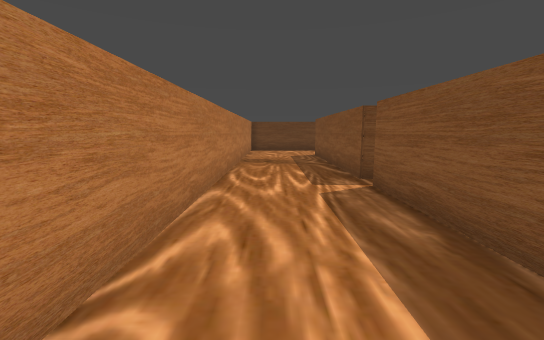
View 1 (above)

19 first-person views from a walk through a 3-D level made in the Unity game engine. The camera is 1.3 m above the floor, tilts 8° down and sees 90° across. The floor is counted in squares, 1 m on a side. Each view is taken from the middle of a square. On the plan, view 1 faces up. The plan holds only what a view shows up to about 13 squares ahead; the rest is blank.

View 2
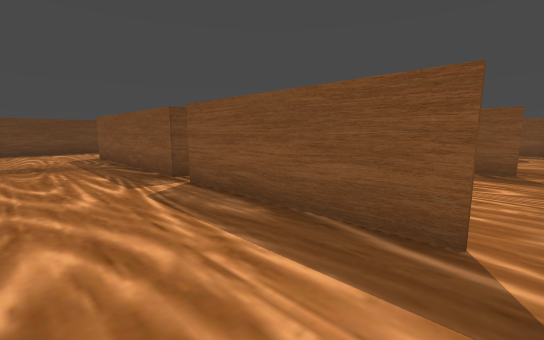

View 3
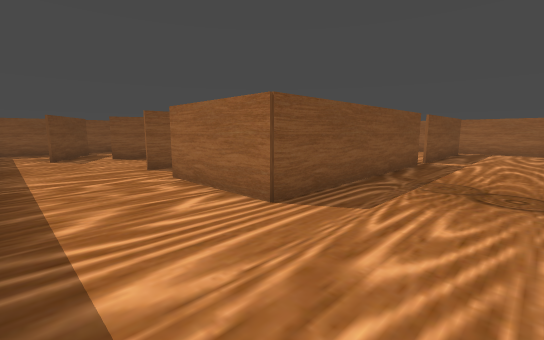

View 4
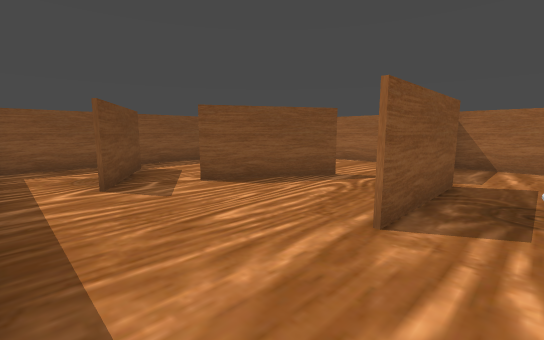

View 5
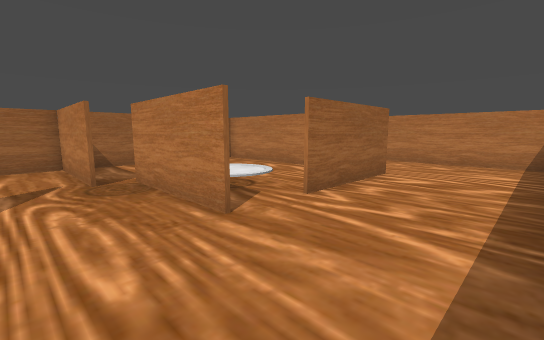

View 6
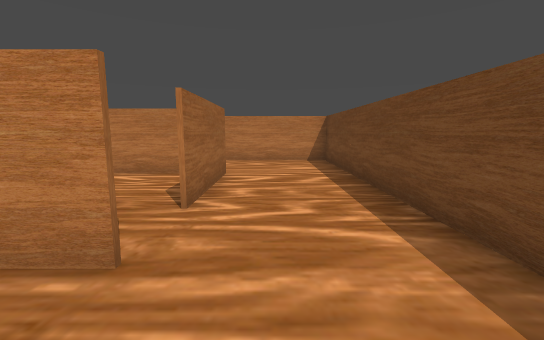

View 7
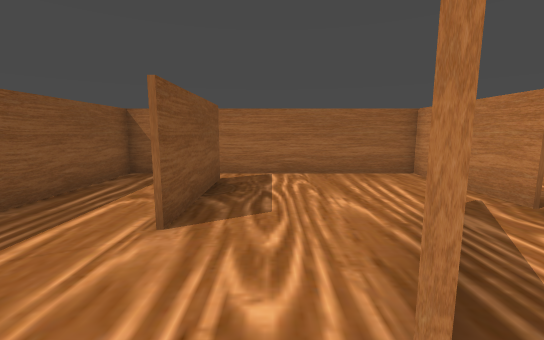

View 8
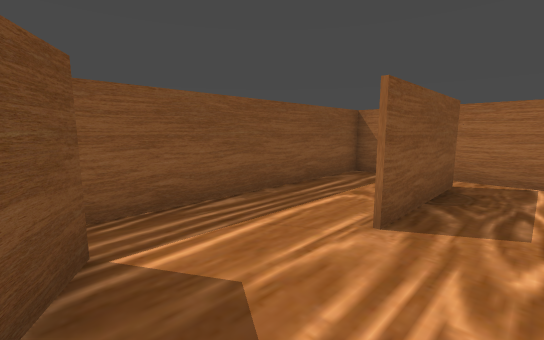

View 9
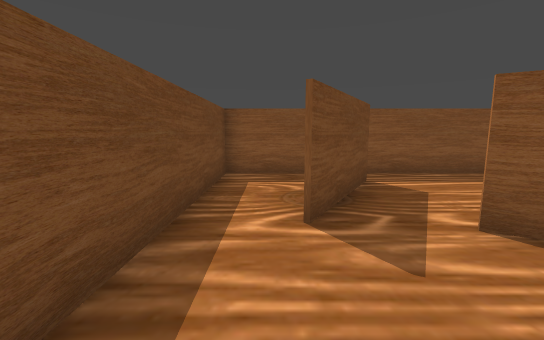

View 10
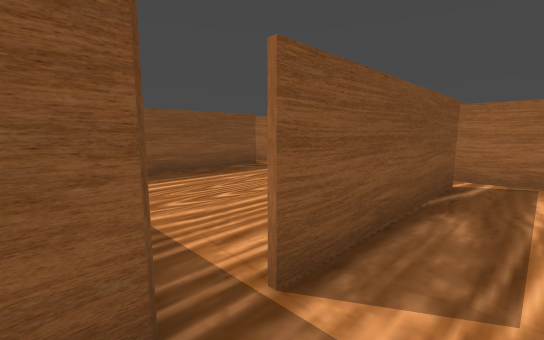

View 11
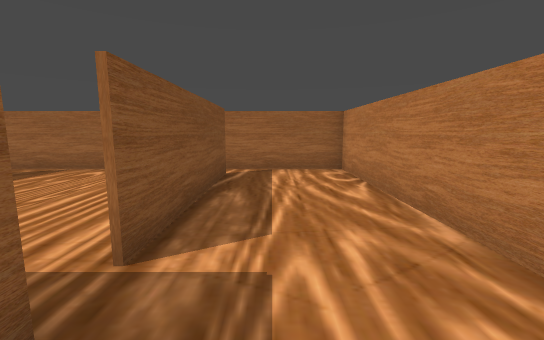

View 12
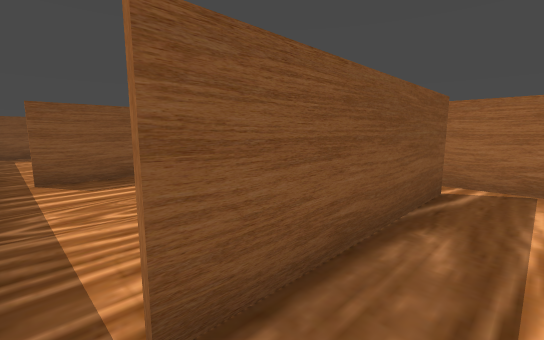

View 13
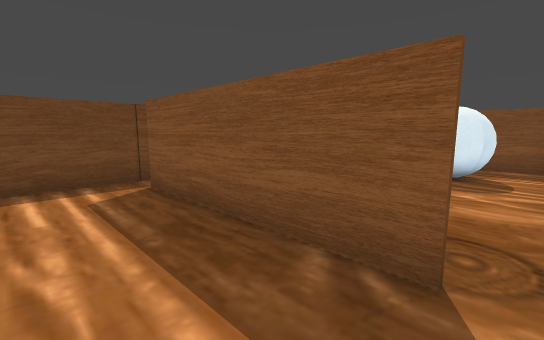

View 14
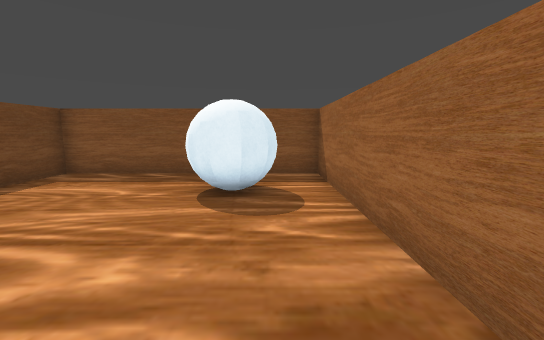

View 15
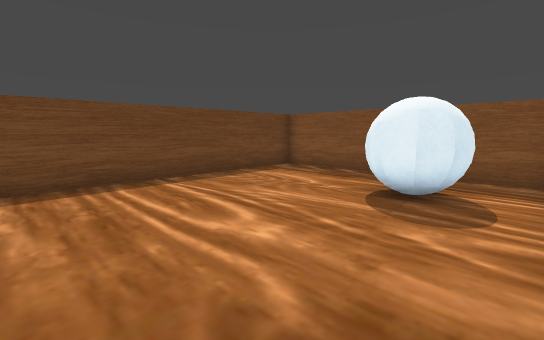

View 16
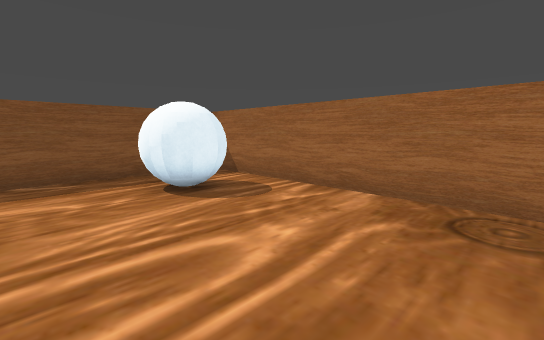

View 17
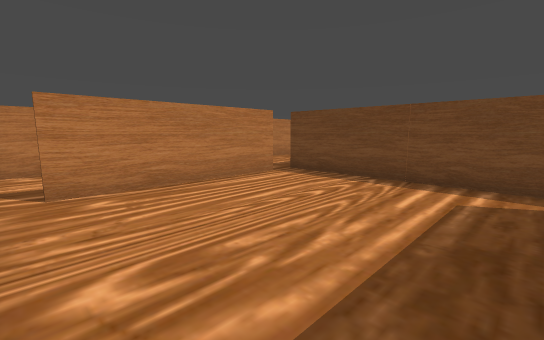

View 18
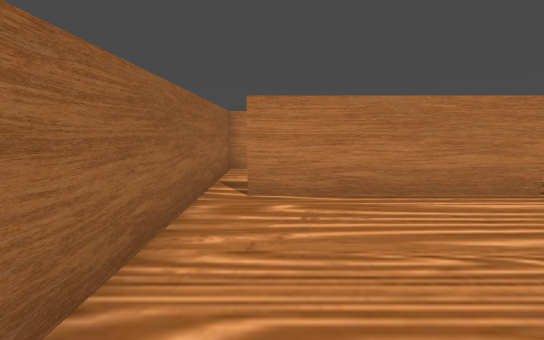

View 19
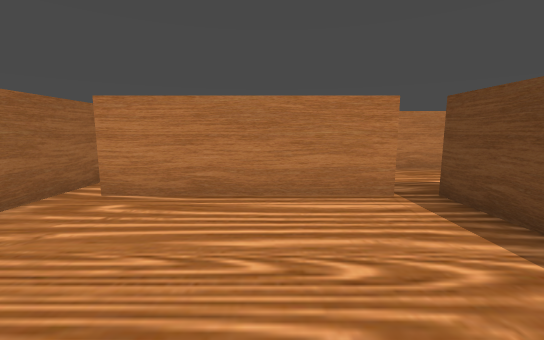

### Floor plan
Ten units are one square. View 1 is at (0, 0); x grows to the right and y downward. Boxes are objects, and circles mark ways between rooms. Rooms are numbered by the first view taken in them; rooms with no view inside come last. Other rooms are left out.
<svg viewBox="-20 -199 210 209">
<path fill="none" stroke="#000" d="M85 -156 85 -125M86 -194 -14 -194 -15 5 15 5M114 -117 135 -153M24 -74 24 -155 65 -155M149 -168 137 -175M184 -154 184 -194 112 -194M24 -4 24 -65M26 -66 26 -5M15 5 94 5M95 -4 95 -65M91 -74 24 -74M94 5 184 5 184 -70M185 -74 91 -74M84 -114 84 -155M26 -141 26 -89M70 -75 92 -75M172 -154 149 -168M176 -75 185 -75M184 -70 184 -154M95 -116 95 -75 158 -75M154 -84 154 -125M85 -125 85 -115"/>
<rect x="145" y="-35" width="20" height="30" fill="#bbb"><title>ball</title></rect>
<circle cx="20" cy="0" r="3" fill="#2a7"/>
<circle cx="70" cy="-150" r="3" fill="#2a7"/>
<circle cx="140" cy="-160" r="3" fill="#2a7"/>
<circle cx="105" cy="-130" r="3" fill="#2a7"/>
<circle cx="90" cy="0" r="3" fill="#2a7"/>
<circle cx="135" cy="-120" r="3" fill="#2a7"/>
<circle cx="150" cy="-80" r="3" fill="#2a7"/>
<text x="50" y="-160">1</text>
<text x="50" y="-30">2</text>
<text x="140" y="-30">3</text>
<text x="50" y="-110">4</text>
<text x="160" y="-120">5</text>
<text x="120" y="-100">6</text>
</svg>
Room 1 opens to room 2. Room 1 opens to room 4. Room 1 opens to room 5. Room 1 opens to room 6. Room 2 opens to room 3. Room 5 opens to room 6.

Where each view was taken, in squares from view 1:
view 1: 0 up, 0 right, facing up
view 2: 0 up, 1 left, facing up-right
view 3: 19 up, 1 left, facing down-right
view 4: 19 up, 7 right, facing down-right
view 5: 19 up, 11 right, facing down-left
view 6: 17 up, 11 right, facing left
view 7: 16 up, 14 right, facing down
view 8: 16 up, 14 right, facing down-right
view 9: 18 up, 10 right, facing right
view 10: 8 up, 1 right, facing down-right
view 11: 9 up, 1 right, facing down
view 12: 7 up, 1 right, facing down-right
view 13: 0 up, 7 right, facing up-right
view 14: 1 up, 10 right, facing right
view 15: 0 up, 10 right, facing up-right
view 16: 5 up, 10 right, facing down-right
view 17: 0 up, 9 right, facing up-left
view 18: 1 up, 8 right, facing left
view 19: 4 up, 8 right, facing left
